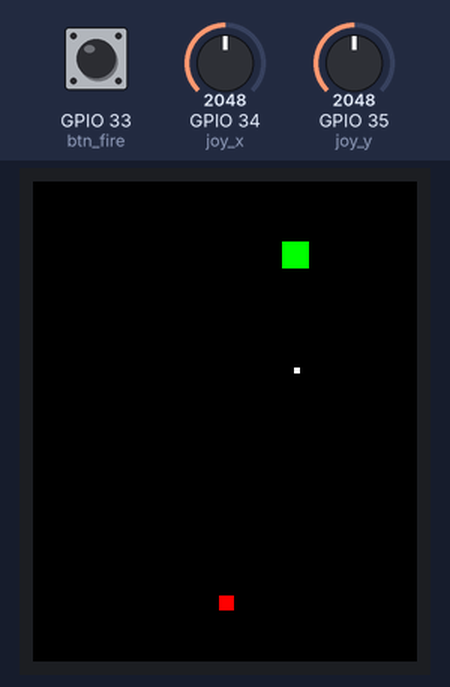
Bench run of a program on a simulated ESP32 board running MicroPython. Parts: 128×160 colour display. The inputs (shaded band) are chosen by the test bench; at power-on: GPIO 34 (joy_x) = 2048, GPIO 35 (joy_y) = 2048, GPIO 33 (btn_fire) LOW (analog values on the 0–4095 scale). Random numbers come from a fixed seed.

Above: at 2.1 s.
2.2 s: GPIO 34 (joy_x) set to 3603
At 2.63 s:
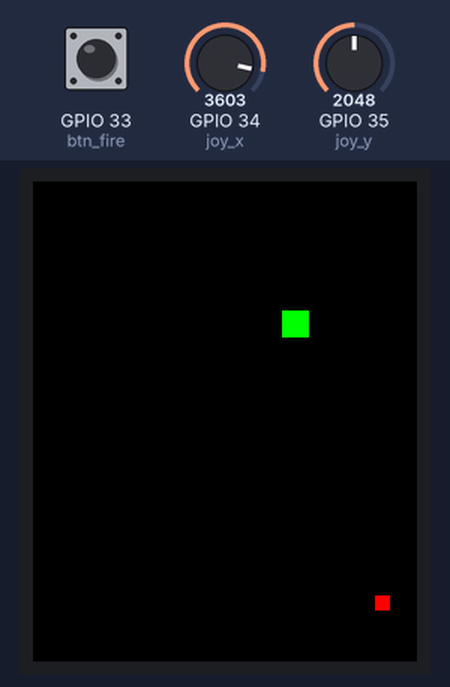
3.9 s: GPIO 35 (joy_y) set to 491
At 4.16 s:
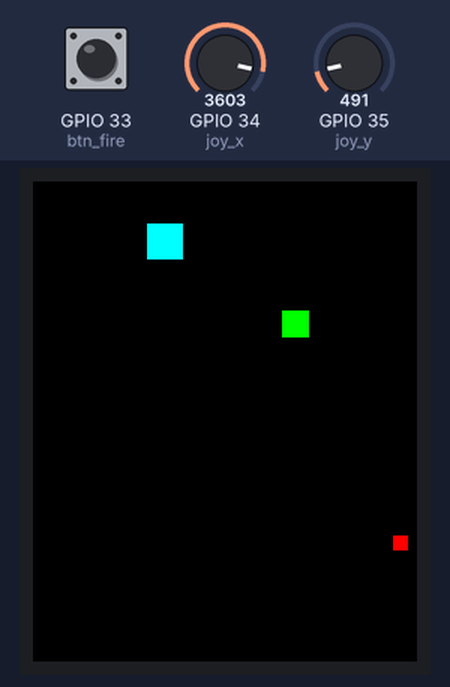
6.2 s: GPIO 34 (joy_x) set to 491
At 6.6 s:
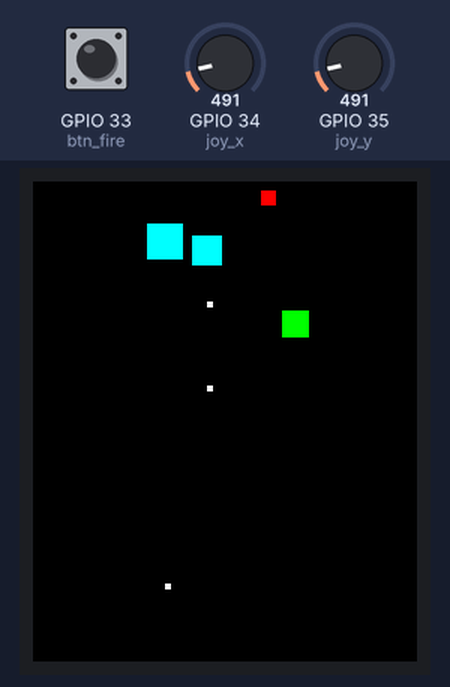
12.2 s: GPIO 33 (btn_fire) pulled HIGH for 1 s
At 13.32 s:
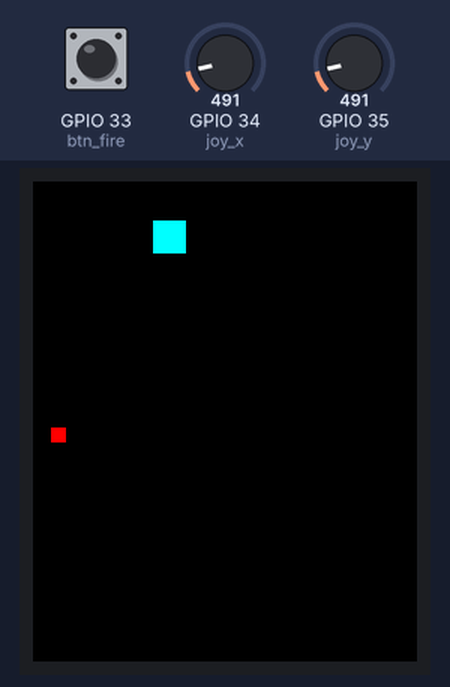
Timing chart, 0 to 14.8 s (numbered marks = the images above; inputs shaded):
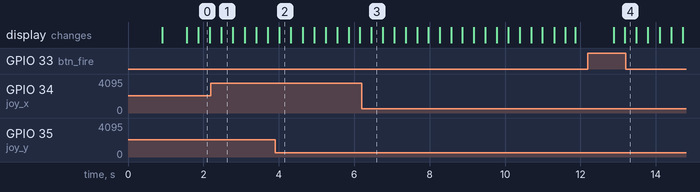

The program:

test.py
```python
import machine
from machine import Pin, ADC, SPI, PWM
import st7735
import time
import random

# --- 하드웨어 설정 ---
spi = SPI(2, baudrate=40000000, polarity=0, phase=0, sck=Pin(18), mosi=Pin(23))
tft = st7735.TFT(spi, 16, 17, 5)
tft.initr()
tft.rgb(True)

blk = PWM(Pin(2)); blk.freq(1000); blk.duty(1023)
joy_x = ADC(Pin(34)); joy_y = ADC(Pin(35)); joy_x.atten(ADC.ATTN_11DB)
btn_fire = Pin(33, Pin.IN)

CENTER = 2048
DEADZONE = 1000

# --- 5x5 픽셀 폰트 데이터 (게임 오버 문구용) ---
font_map = {
    'G': [0b01110, 0b10000, 0b10111, 0b10001, 0b01110],
    'A': [0b01110, 0b10001, 0b11111, 0b10001, 0b10001],
    'M': [0b10001, 0b11011, 0b10101, 0b10001, 0b10001],
    'E': [0b11111, 0b10000, 0b11110, 0b10000, 0b11111],
    'O': [0b01110, 0b10001, 0b10001, 0b10001, 0b01110],
    'V': [0b10001, 0b10001, 0b10001, 0b01010, 0b00100],
    'R': [0b11110, 0b10001, 0b11110, 0b10100, 0b10010],
    'S': [0b01111, 0b10000, 0b01110, 0b00001, 0b11110],
    'T': [0b11111, 0b00100, 0b00100, 0b00100, 0b00100],
    ' ': [0b00000, 0b00000, 0b00000, 0b00000, 0b00000]
}

def draw_pixel_text(tft, text, x, y, color, size=1):
    curr_x = x
    for char in text.upper():
        if char in font_map:
            bitmap = font_map[char]
            for i, col in enumerate(bitmap):
                for j in range(5):
                    if (col >> j) & 0x01:
                        tft.fillrect((curr_x + i*size, y + j*size), (size, size), color)
        curr_x += 6 * size

while True:  # [재시작 루프]
    tft.fill(st7735.TFT.BLACK)
    p_x, p_y = 64, 140
    old_x, old_y = p_x, p_y
    p_speed = 2

    bullets, enemies, enemy_bullets = [], [], []
    last_shot_time, last_enemy_time = 0, 0
    shot_delay, enemy_spawn_delay = 180, 1500

    game_over = False

    while not game_over:
        current_time = time.ticks_ms()

        # 1. 조이스틱 입력 & 플레이어 이동
        vx, vy = joy_x.read(), joy_y.read()
        old_x, old_y = p_x, p_y
        moving_up = False
        if vx < (CENTER - DEADZONE): p_x -= p_speed
        elif vx > (CENTER + DEADZONE): p_x += p_speed
        if vy < (CENTER - DEADZONE): p_y -= p_speed; moving_up = True
        elif vy > (CENTER + DEADZONE): p_y += p_speed
        p_x, p_y = max(5, min(122, p_x)), max(5, min(154, p_y))

        # 2. 총알 발사
        if btn_fire.value() == 1:
            if time.ticks_diff(current_time, last_shot_time) > shot_delay:
                bullets.append([p_x, p_y - 5, 10 + (p_speed if moving_up else 0)])
                last_shot_time = current_time

        # 3. 적 생성
        if len(enemies) < 3 and time.ticks_diff(current_time, last_enemy_time) > enemy_spawn_delay:
            e_size = random.randint(8, 13)
            e_hp = 1 if e_size < 10 else (2 if e_size < 12 else 4)
            enemies.append([random.randint(15, 110), -10, e_hp, random.randint(20, 50), e_size, current_time])
            last_enemy_time = current_time

        # 4. 아군 총알 이동 및 충돌
        new_bullets = []
        for b in bullets:
            tft.fillrect((b[0], b[1]), (2, 4), st7735.TFT.BLACK)
            b[1] -= b[2]
            hit = False
            for e in enemies:
                hit_box = (e[4] // 2) + 1
                if abs(b[0] - e[0]) < hit_box and abs(b[1] - e[1]) < hit_box:
                    e[2] -= 1
                    hit = True
                    if e[2] <= 0:
                        tft.fillrect((e[0]-e[4]//2, e[1]-e[4]//2), (e[4], e[4]), st7735.TFT.BLACK)
                        enemies.remove(e)
                    break
            if not hit and b[1] > 0:
                tft.fillrect((b[0], b[1]), (2, 4), st7735.TFT.YELLOW)
                new_bullets.append(b)
        bullets = new_bullets

        # 5. 적 이동 및 자폭 로직
        new_enemies = []
        for e in enemies:
            half = e[4] // 2
            tft.fillrect((e[0]-half, e[1]-half), (e[4], e[4]), st7735.TFT.BLACK)

            is_charging = time.ticks_diff(current_time, e[5]) > 10000
            if is_charging: e[1] += 4
            elif e[1] < e[3]: e[1] += 1

            if abs(p_x - e[0]) < (half + 3) and abs(p_y - e[1]) < (half + 3): game_over = True
            if e[1] > 165: game_over = True

            if not is_charging and random.randint(1, 60) == 1:
                enemy_bullets.append([e[0], e[1] + half])

            color = st7735.TFT.MAROON if is_charging else (st7735.TFT.GREEN if e[2] == 1 else st7735.TFT.CYAN)
            tft.fillrect((e[0]-half, e[1]-half), (e[4], e[4]), color)
            new_enemies.append(e)
        enemies = new_enemies

        # 6. 적 총알 이동
        new_ebullets = []
        for eb in enemy_bullets:
            tft.fillrect((eb[0], eb[1]), (2, 2), st7735.TFT.BLACK)
            eb[1] += 4
            if abs(p_x - eb[0]) < 4 and abs(p_y - eb[1]) < 4: game_over = True
            if eb[1] < 160:
                tft.fillrect((eb[0], eb[1]), (2, 2), st7735.TFT.WHITE)
                new_ebullets.append(eb)
        enemy_bullets = new_ebullets

        # 7. 플레이어 그리기
        if p_x != old_x or p_y != old_y:
            tft.fillrect((old_x - 2, old_y - 2), (5, 5), st7735.TFT.BLACK)
        tft.fillrect((p_x - 2, p_y - 2), (5, 5), st7735.TFT.RED)

        time.sleep(0.01)

    # --- 8. 게임 오버 화면 연출 ---
    tft.fill(st7735.TFT.RED)
    tft.fillrect((0, 65), (128, 30), st7735.TFT.BLACK) # 글자 배경 바
    draw_pixel_text(tft, "GAME OVER", 12, 72, st7735.TFT.WHITE, 2)

    time.sleep(1.0)
    while btn_fire.value() == 0:
        time.sleep(0.1)
```

Measured:
- after the input at 12.2 s, the display: first changes after 0.68 s (image 4 shows a later state)
